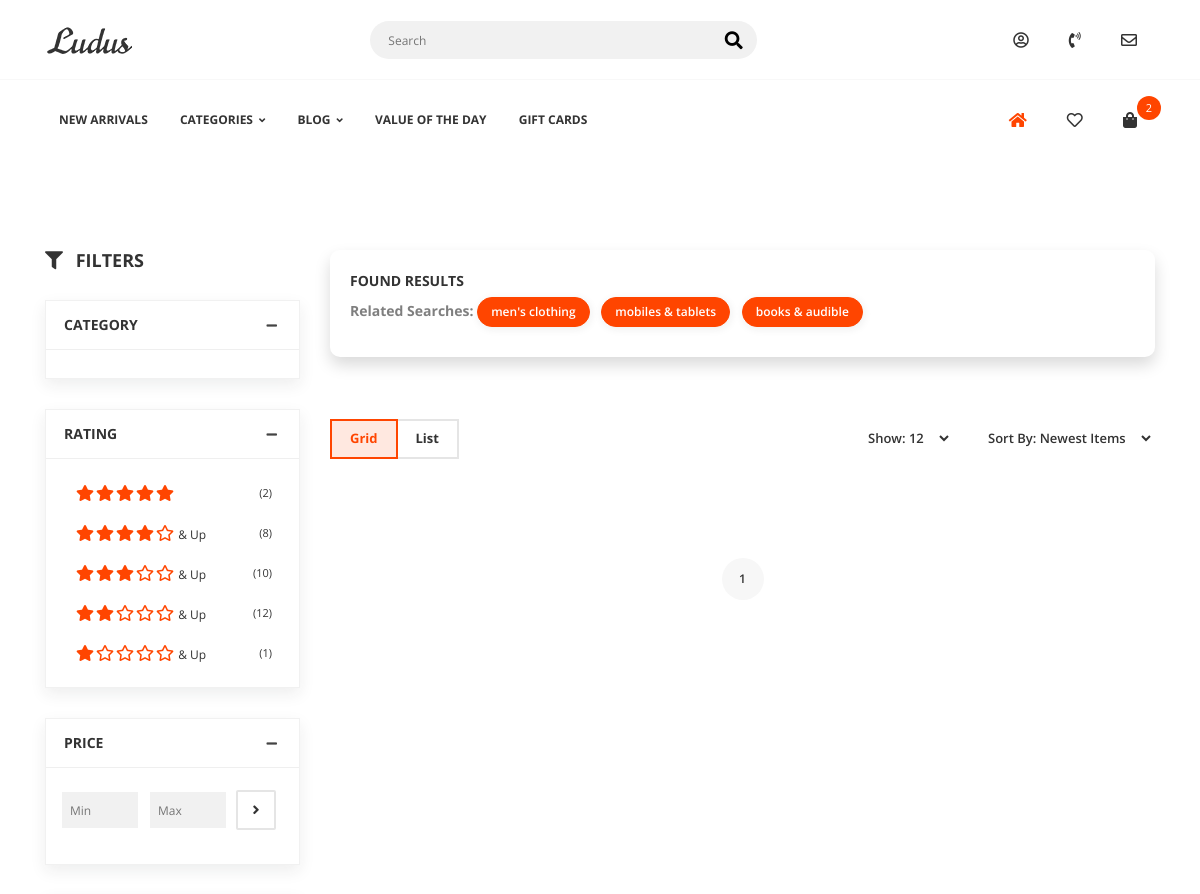
The app's page /products/electronics/laptop/ (upper part), older data.
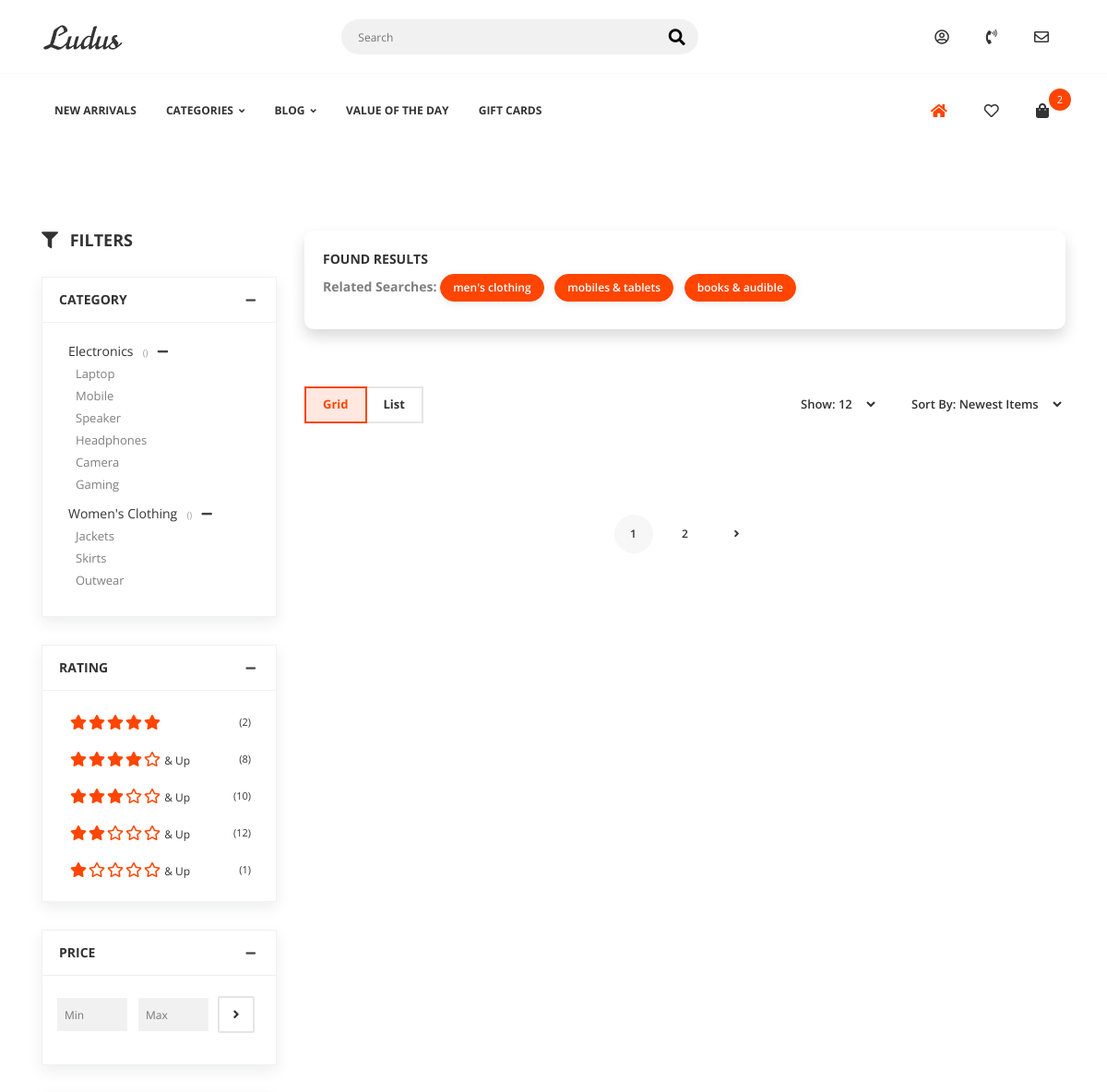
The same page, newer data.
### ecommerce/models.py (models this page shows)
class Category(models.Model):
    title = models.CharField(max_length=100)
    slug = models.SlugField()
    trending = models.BooleanField(default=False)
    class Meta:
        verbose_name_plural = "Categories"
    def __str__(self):
        return self.title

class Subcategory(models.Model):
    title = models.CharField(max_length=100)
    slug = models.SlugField()
    category = models.ForeignKey(Category, on_delete=models.CASCADE, related_name='subcategory')
    class Meta:
        verbose_name_plural = "Subcategories"
    def __str__(self):
        return self.title

### ecommerce/views.py (the view)
# urls.py: path("products/<category>/<sub_category>/", SubCategoryListView.as_view(), name="sub_cat_view"),
class SubCategoryListView(ListView):
    model = Items
    paginate_by = 6
    template_name = "product/category_item.html"
    def get_context_data(self, **kwargs):
        context = super().get_context_data(**kwargs)
        subcategory = Subcategory.objects.filter(slug=self.kwargs['sub_category'])
        items = Items.objects.filter(category__in=subcategory)
        context["items"] = items
        return context

### ecommerce/template/product/category_item.html (shortened to what this page needs)
{% extends 'partials/layout.html' %}
{% load my_tags %}
{% block header %}
{% include 'partials/header.html' %}
{% endblock header %}
{% block slider %}
<div class="app-content">
    <div class="u-s-p-y-90">
        <div class="container">
            <div class="row">
                <div class="col-lg-3 col-md-12">
                    <div class="shop-w-master">
                        <h1 class="shop-w-master__heading u-s-m-b-30"><i class="fas fa-filter u-s-m-r-8"></i>
                            <span>FILTERS</span>
                        </h1>
                        <div class="shop-w-master__sidebar">
                            <div class="u-s-m-b-30">
                                <div class="shop-w shop-w--style">
                                    <div class="shop-w__intro-wrap">
                                        <h1 class="shop-w__h">CATEGORY</h1>
                                        <span class="fas fa-minus shop-w__toggle" data-target="#s-category"
                                            data-toggle="collapse"></span>
                                    </div>
                                    <div class="shop-w__wrap collapse show" id="s-category">
                                        <ul class="shop-w__category-list gl-scroll">
                                            {% for category in categories %}
                                            <li class="has-list">
                                                <a href="#">{{ category }}</a>
                                                <span class="category-list__text u-s-m-l-6">()</span>
                                                <span
                                                    class="js-shop-category-span is-expanded fas fa-plus u-s-m-l-6"></span>
                                                <ul style="display:block">
                                                    {% for sub in sub_categories_list|keyvalue:category.title %}
                                                            <li>
                                                                <a href="{% url 'sub_cat_view' category=sub.category.slug sub_category=sub.slug %}">{{ sub.title }}</a></li>
                                                            <li>
                                                    {% endfor %}
                                                </ul>
                                            </li>
                                            {% endfor %}
                                        </ul>
                                    </div>
                                </div>
                            </div>
                            <div class="u-s-m-b-30">
                                <div class="shop-w shop-w--style">
                                    <div class="shop-w__intro-wrap">
                                        <h1 class="shop-w__h">RATING</h1>
                                        <span class="fas fa-minus shop-w__toggle" data-target="#s-rating"
                                            data-toggle="collapse"></span>
                                    </div>
                                    <div class="shop-w__wrap collapse show" id="s-rating">
                                        <ul class="shop-w__list gl-scroll">
                                            <li>
                                                <div class="rating__check">
                                                    <div class="rating__check-star-wrap"><i class="fas fa-star"></i><i
                                                            class="fas fa-star"></i><i class="fas fa-star"></i><i
                                                            class="fas fa-star"></i><i class="fas fa-star"></i></div>
                                                </div>
                                                <span class="shop-w__total-text">(2)</span>
                                            </li>
                                            <li>
                                                <div class="rating__check">
                                                    <div class="rating__check-star-wrap"><i class="fas fa-star"></i><i
                                                            class="fas fa-star"></i><i class="fas fa-star"></i><i
                                                            class="fas fa-star"></i><i class="far fa-star"></i>
                                                        <span>& Up</span>
                                                    </div>
                                                </div>
                                                <span class="shop-w__total-text">(8)</span>
                                            </li>
                                            <li>
                                                <div class="rating__check">
                                                    <div class="rating__check-star-wrap"><i class="fas fa-star"></i><i
                                                            class="fas fa-star"></i><i class="fas fa-star"></i><i
                                                            class="far fa-star"></i><i class="far fa-star"></i>
                                                        <span>& Up</span>
                                                    </div>
                                                </div>
                                                <span class="shop-w__total-text">(10)</span>
                                            </li>
                                            <li>
                                                <div class="rating__check">
                                                    <div class="rating__check-star-wrap"><i class="fas fa-star"></i><i
                                                            class="fas fa-star"></i><i class="far fa-star"></i><i
                                                            class="far fa-star"></i><i class="far fa-star"></i>
                                                        <span>& Up</span>
                                                    </div>
                                                </div>
                                                <span class="shop-w__total-text">(12)</span>
                                            </li>
                                            <li>
                                                <div class="rating__check">
                                                    <div class="rating__check-star-wrap"><i class="fas fa-star"></i><i
                                                            class="far fa-star"></i><i class="far fa-star"></i><i
                                                            class="far fa-star"></i><i class="far fa-star"></i>
                                                        <span>& Up</span>
                                                    </div>
                                                </div>
                                                <span class="shop-w__total-text">(1)</span>
                                            </li>
                                        </ul>
                                    </div>
                                </div>
                            </div>
                            <div class="u-s-m-b-30">
                                <div class="shop-w shop-w--style">
                                    <div class="shop-w__intro-wrap">
                                        <h1 class="shop-w__h">PRICE</h1>
                                        <span class="fas fa-minus shop-w__toggle" data-target="#s-price"
                                            data-toggle="collapse"></span>
                                    </div>
                                    <div class="shop-w__wrap collapse show" id="s-price">
                                        <form class="shop-w__form-p">
                                            <div class="shop-w__form-p-wrap">
                                                <div>
                                                    <input class="input-text input-text--primary-style" type="text"
                                                        id="price-min" placeholder="Min">
                                                </div>
                                                <div>
                                                    <input class="input-text input-text--primary-style" type="text"
                                                        id="price-max" placeholder="Max">
                                                </div>
                                                <div>
                                                    <button
                                                        class="btn btn--icon fas fa-angle-right btn--e-transparent-platinum-b-2"
                                                        type="submit"></button>
                                                </div>
                                            </div>
                                        </form>
                                    </div>
                                </div>
                            </div>
                        </div>
                    </div>
                </div>
                <div class="col-lg-9 col-md-12">
                    <div class="shop-p">
                        <div class="shop-p__toolbar u-s-m-b-30">
                            <div class="shop-p__meta-wrap u-s-m-b-60">
                                <span class="shop-p__meta-text-1">FOUND {{ items_count }} RESULTS</span>
                                <div class="shop-p__meta-text-2">
                                    <span>Related Searches:</span>
                                    <a class="gl-tag btn--e-brand-shadow" href="#">men's clothing</a>
                                    <a class="gl-tag btn--e-brand-shadow" href="#">mobiles & tablets</a>
                                    <a class="gl-tag btn--e-brand-shadow" href="#">books & audible</a>
                                </div>
                            </div>
                            <div class="shop-p__tool-style">
                                <div class="tool-style__group u-s-m-b-8">
                                    <span class="js-shop-grid-target is-active">Grid</span>
                                    <span class="js-shop-list-target">List</span>
                                </div>
                                <form>
                                    <div class="tool-style__form-wrap">
                                        <div class="u-s-m-b-8"><select class="select-box select-box--transparent-b-2">
                                                <option selected>Show: 12</option>
                                            </select></div>
                                        <div class="u-s-m-b-8"><select class="select-box select-box--transparent-b-2">
                                                <option selected>Sort By: Newest Items</option>
                                            </select></div>
                                    </div>
                                </form>
                            </div>
                        </div>
                        <div class="u-s-p-y-60">
                            <ul class="shop-p__pagination">
                                {% for i in page_obj.paginator.page_range %}
                                <li class="{% if page_obj.number == i %}is-active{% endif %}">
                                    <a href="?page={{ i }}"">{{ i }}</a>
                                </li>
                                {% endfor %}
                                {% if page_obj.has_next %}
                                <li>
                                    <a class="fas fa-angle-right" href="?page={{ page_obj.next_page_number }}"></a>
                                </li>
                                {% endif %}
                            </ul>
                        </div>
                    </div>
                </div>
            </div>
        </div>
    </div>
</div>
{% endblock slider %}

Row changes from the older to the newer data that the page shows:
added Category: title "Electronics"
added Subcategory: title "Laptop", shown under "Electronics"
added Subcategory: title "Mobile", shown under "Electronics"
added Subcategory: title "Speaker", shown under "Electronics"
added Subcategory: title "Headphones", shown under "Electronics"
added Subcategory: title "Camera", shown under "Electronics"
added Subcategory: title "Gaming", shown under "Electronics"
added Category: title "Women's Clothing"
added Subcategory: title "Jackets", shown under "Women's Clothing"
added Subcategory: title "Skirts", shown under "Women's Clothing"
added Subcategory: title "Outwear", shown under "Women's Clothing"
Text that changed along with them:
new list line: "2"
